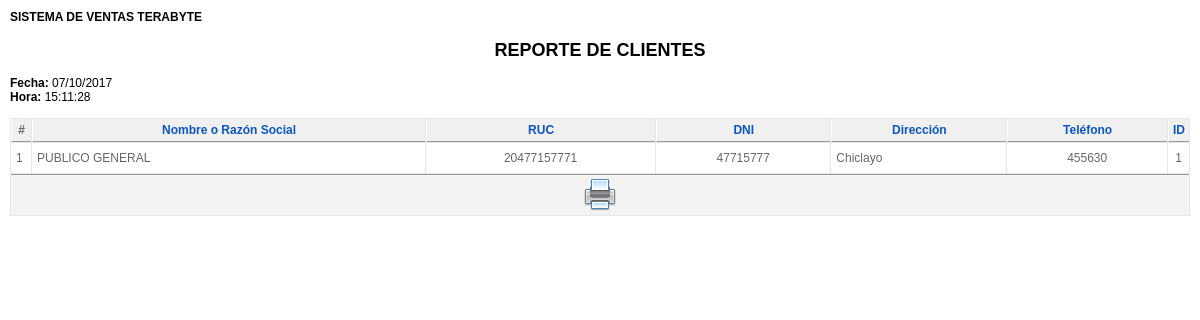
The page /cliente/imprimir_cliente.php (signed in) on the database its author committed.
### tables this page shows
CREATE TABLE IF NOT EXISTS `cliente` (
  `IdCliente` int(11) NOT NULL AUTO_INCREMENT,
  `Nombre` varchar(100) NOT NULL,
  `Ruc` varchar(11) DEFAULT NULL,
  `Dni` varchar(8) DEFAULT NULL,
  `Direccion` varchar(50) DEFAULT NULL,
  `Telefono` varchar(15) DEFAULT NULL,
  `Obsv` text,
  `Usuario` varchar(30) DEFAULT NULL,
  `Contrasena` varchar(10) DEFAULT NULL,
  PRIMARY KEY (`IdCliente`)
);

### clases/clsCliente.php (called while the page is built, shortened)
<?php
include_once("clsConexion.php");
class clsCliente{
 function consultarClientePorParametro($criterio,$busqueda,$limite){
   $con = new clsConexion;
   if($con->conectarse()==true){
     $query = "CALL SP_S_ClientePorParametro('$criterio','$busqueda','$limite')";
	 $result = @mysql_query($query);
	 if (!$result)
	   return false;
	 else
	   return $result;
   }
 }
}
?>

### clases/clsConexion.php (called while the page is built, shortened)
<?php
class clsConexion{
	 function conectarse() {
		   return true;
	 }
}
?>

### cliente/imprimir_cliente.php (the view, shortened to what this page needs)
<html>
<head>
<link href="../css/general.css" rel="stylesheet" type="text/css">
</head>
<body>
<?php
    if(isset($_SESSION["usuario"])){
?>
<?php
include_once("../clases/clsCliente.php");
$criterio=$_GET["criterio"];
$busqueda=$_GET["busqueda"];
$objCliente=new clsCliente;
$result=$objCliente->consultarClientePorParametro($criterio,$busqueda,'');
?>
<H4>SISTEMA DE VENTAS TERABYTE</H4>
<center><B><H2>REPORTE DE CLIENTES</H2></B></center>
<?php
echo "<b>Fecha: </b>".date('d/m/Y')."<br>";
echo "<b>Hora: </b>".date('H:i:s')."<br >";
?>
<table class="adminlist" cellspacing="1">
  <thead>
<tr>
	<th>#</th>
	<th><a href="#">Nombre o Razón Social</a></th>
	<th><a href="#">RUC</a></th>
	<th><a href="#">DNI</a></th>
	<th><a href="#">Dirección</a></th>
	<th><a href="#">Teléfono</a></th>
	<th><a href="#">ID</a></th>
</tr>
</thead>
<tbody class="adminlist">
<?php
$c=0;
$i=0;
while($row=mysql_fetch_array($result)){
	$i=$i+1;
	if ($c==1){
	echo "<tr class='row1'>";
		$c=2;
	}else{
	    	echo "<tr class='row0'>";
		$c=1;
	}
	echo "<td width='10'>".$i."</td>";
	echo "<td>".$row['Nombre']."</td>";
	echo "<td align='center'>".$row['Ruc']."</td>";
	echo "<td align='center'>".$row['Dni']."</td>";
	echo "<td>".$row['Direccion']."</td>";
	echo "<td align='center'>".$row['Telefono']."</td>";
	echo "<td width='1%' align='center'>".$row['IdCliente']."</td>";
	echo "</tr>";
}
?>
</tbody>
		<tfoot>
			<tr>
				<td colspan="13">
                <a href="#" onClick="window.print();return false;"><img src="../img/header/printer.png" border="0" style="cursor:pointer" title="Imprimir"></a>
              </td>
			</tr>
		</tfoot>
</table>
<?php
    } else {
        header("Location:../index.php");
    }
?>
</body>
</html>

### css/general.css (style rules this page uses)
body { margin: 10px; padding: 0; background-image: url(../img/fondo.png); background-repeat: repeat; padding-bottom: 1px; font-size: 11px; }
body, td, th { font-family: Arial, Helvetica, sans-serif; font-size:12px; }
a:link { color: #0B55C4; text-decoration: none; }
table.adminlist { width: 100%; border-spacing: 1px; background-color: #e7e7e7; color: #666; font-size:12px; }
table.adminlist td, table.adminlist th { padding: 4px; }
table.adminlist thead th { text-align: center; background: #f0f0f0; color: #666; border-bottom: 1px solid #999; border-left: 1px solid #fff; }
table.adminlist tbody tr { background-color: #fff; text-align: left; }
table.adminlist tbody tr td { height: 30px; background: #fff; border: 1px solid #fff; }
table.adminlist tfoot tr { text-align: center; color: #333; }
table.adminlist tfoot td, table.adminlist tfoot th { background-color: #f3f3f3; border-top: 1px solid #999; text-align: center; }

### rows shown on the page
cliente: Nombre "PUBLICO GENERAL", Ruc "20477157771", Dni "47715777", Direccion "Chiclayo", Telefono "455630", IdCliente "1"
